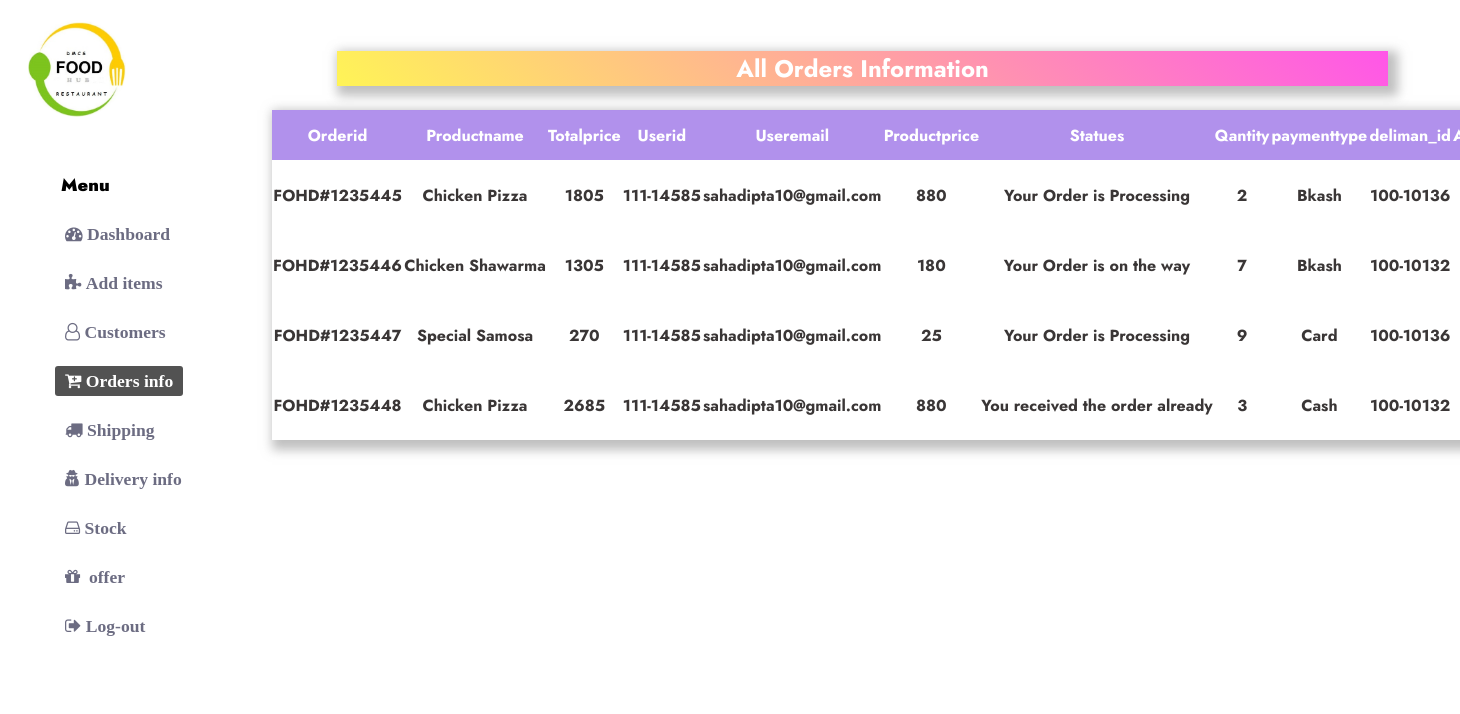
The app's page /Views/stafforder.php with its own data.
### tables this page shows
CREATE TABLE `product_orders` (
  `id` int(6) UNSIGNED NOT NULL,
  `username` varchar(30) NOT NULL,
  `delimanid` varchar(20) NOT NULL,
  `userid` varchar(30) NOT NULL,
  `useraddress` varchar(100) NOT NULL,
  `useremail` varchar(30) NOT NULL,
  `userphone` varchar(30) NOT NULL,
  `orderid` varchar(30) NOT NULL,
  `Productname` varchar(40) DEFAULT NULL,
  `Statues` varchar(60) DEFAULT NULL,
  `Qantity` varchar(30) NOT NULL,
  `proprice` varchar(30) NOT NULL,
  `toprice` varchar(30) NOT NULL,
  `paymenttype` varchar(30) NOT NULL
);

### Views/stafforder.php (the view, shortened to what this page needs)
<!DOCTYPE html>
<html lang="en">
<head>
    <link rel="stylesheet" href="css/STaff-dashboad.css">
    <link rel="stylesheet" href="css/calendar.css">
    <link rel="stylesheet" href="css/ALluser.css">
    <link rel="stylesheet" href="css/Orderinfo.css">
</head>
<body>
<div>
    <?php include 'header-footer/staffnavgation.php';?>
</div>
<section id="All-info" style="display:one;">
       <div class="title">
           <h2>All Orders Information</h2>
       </div>
 <table  class="alluser-table" style="margin-left:-50px; width:1230px;">
        <tr  class="alluser-td">
            <th>Orderid</th>
            <th>Productname </th>
            <th>Totalprice</th>
            <th>Userid</th>
            <th>Useremail</th>
            <th>Productprice</th>
            <th>Statues</th>
            <th>Qantity</th>
            <th>paymenttype</th>
            <th>deliman_id</th>
            <th>Action</th>
    </tr>
    <?php
    $conor=mysqli_connect('localhost','root');
    mysqli_select_db($conor,'Productdb');
    $qor="SELECT *FROM product_orders";
    $resultor= mysqli_query($conor, $qor);
  while ($rows=mysqli_fetch_assoc( $resultor)){
        $did=$rows['id'];
         $orderid=$rows['orderid'];
         $productname=$rows['Productname'];
         $price=$rows['toprice'];
         $status=$rows['Statues'];
         $Qantity=$rows['Qantity'];
         $paytype=$rows['paymenttype'];
         $userid=$rows['userid'];
         $useremail=$rows['useremail'];
         $proprice=$rows['proprice'];
         $deliman_id=$rows['delimanid'];
        echo "<tr class='alluser-tr' style='height: 70px;'>
        <td>$orderid</td>
        <td >$productname</td>
        <td>$price</td>
        <td>$userid</td>
        <td>$useremail</td>
        <td>$proprice</td>
        <td>$status</td>
        <td>$Qantity</td>
        <td>$paytype</td>
        <td>$deliman_id</td>
      <td class='setting'><i class='fa fa-cog' aria-hidden='true'></i>
      <div class='edit-delet'>
      <div style=' '> <a href='stafforder.php?eid=$did & type=block'><input type='submit' value='Edit' style='cursor: pointer; background:none; border:none; font-size:1.3em;' onclick='edits()' id='check'></a></div>
      </div>
    </div>
       </tr>";
     }
     ?>
    </table>
   </section>
    </body>
    </html>

### Views/css/STaff-dashboad.css (style rules this page uses)
* { margin-top: 0px; text-decoration: none; list-style: none; box-sizing: border-box; font-family: 'Jost', sans-serif; }
body { background-color: #ffffff; padding: 0; display:grid; transition: .5s; }
.title { margin-left: 15px; margin-top: 0px; }

### Views/css/calendar.css (style rules this page uses)
:root { --dark-body: #4d4c5a; --dark-main: #141529; --dark-second: #79788c; --dark-hover: #9190a0; --dark-text: #f8fbff; --light-body: #f3f8fe; --light-main: #fdfdfd; --light-second: #c3c2c8; --light-hover: #edf0f5; --light-text: #151426; --blue: #0000ff; --white: #fff; --shadow: rgba(82, 82, 85, 0.2) 1px 1px 5px 1px; --font-family: cursive; }
* { box-sizing: border-box; }

### Views/css/Alluser.css (style rules this page uses)
* { margin-top: 0px; text-decoration: none; alluser-style: none; box-sizing: border-box; font-family: 'Jost', sans-serif; }
body { background-color: #ffffff; padding: 0; display:grid; transition: .5s; }
.title h2 { width: 90%; position: absolute; top: -5%; background-image: linear-gradient(45deg,rgb(255, 244, 86),rgb(255, 86, 232)); text-align: center; color: rgb(255, 255, 255); box-shadow: 5px 5px 10px 5px rgba(141, 141, 141, 0.548); }
#All-info { width: 80%; position: absolute; left: 20%; padding: 20px; padding-left: 30px; margin-top: 70px; }
.alluser-table { width:1100px; text-align: center; padding: 20px; border-collapse: collapse; border-spacing: 0; margin-top: 20px; margin-left: 5px; box-shadow: 5px 5px 10px 5px rgba(141, 141, 141, 0.548); }
.alluser-td { height: 50px; background-color: rgb(177, 145, 236); color: rgb(255, 255, 255); }
.alluser-tr { height: 50px; color: rgb(58, 54, 54); font-weight: 700; }

### records on screen
product_orders: orderid "FOHD#1235445", Productname "Chicken Pizza", toprice "1805", userid "111-14585", useremail "sahadipta10@gmail.com", proprice "880", Statues "Your Order is Processing", Qantity "2", paymenttype "Bkash", delimanid "100-10136"
product_orders: orderid "FOHD#1235446", Productname "Chicken Shawarma", toprice "1305", userid "111-14585", useremail "sahadipta10@gmail.com", proprice "180", Statues "Your Order is on the way", Qantity "7", paymenttype "Bkash", delimanid "100-10132"
product_orders: orderid "FOHD#1235447", Productname "Special Samosa", toprice "270", userid "111-14585", useremail "sahadipta10@gmail.com", proprice "25", Statues "Your Order is Processing", Qantity "9", paymenttype "Card", delimanid "100-10136"
product_orders: orderid "FOHD#1235448", Productname "Chicken Pizza", toprice "2685", userid "111-14585", useremail "sahadipta10@gmail.com", proprice "880", Statues "You received the order already", Qantity "3", paymenttype "Cash", delimanid "100-10132"
